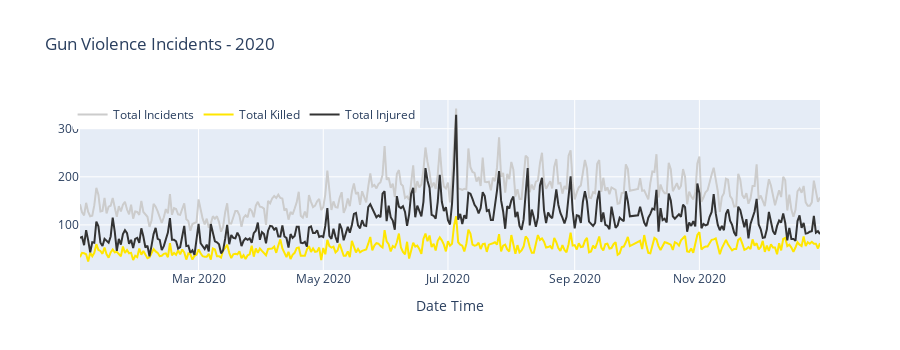

The notebook cell this image was saved under:
### Code cell
temp = df[df['year'] == 2020].groupby('date').agg({'state' : 'count', 'n_killed' : 'sum', 'n_injured' : 'sum'}).reset_index().rename(columns={'state' : 'incidents'})

trace1 = go.Scatter(x = temp.date, y = temp.incidents, name='Total Incidents', mode = "lines", marker = dict(color = '#cccccc'))
trace2 = go.Scatter(x = temp.date, y = temp.n_killed, name="Total Killed", mode = "lines", marker = dict(color = '#ffe600'))
trace3 = go.Scatter(x = temp.date, y = temp.n_injured, name="Total Injured", mode = "lines", marker = dict(color = '#333333'))

data = [trace1, trace2, trace3]
layout = dict(height=350, title = 'Gun Violence Incidents - 2020', legend=dict(orientation="h", x=-.01, y=1), xaxis= dict(title='Date Time', ticklen= 1))
fig = dict(data = data, layout = layout)
iplot(fig)

### Figure 1 — Plotly figure (JSON) as saved in the notebook; plotly's stock layout.template omitted (floating-point values rounded to 4 significant figures; data arrays with more than 128 entries replaced by an {"elided": "..."} marker saying what was removed)
{"data": [{"marker": {"color": "#cccccc"}, "mode": "lines", "name": "Total Incidents", "type": "scatter", "x": {"elided": "360 str values"}, "y": {"elided": "360 int values"}}, {"marker": {"color": "#ffe600"}, "mode": "lines", "name": "Total Killed", "type": "scatter", "x": {"elided": "360 str values"}, "y": {"elided": "360 int values"}}, {"marker": {"color": "#333333"}, "mode": "lines", "name": "Total Injured", "type": "scatter", "x": {"elided": "360 str values"}, "y": {"elided": "360 int values"}}], "layout": {"height": 350, "legend": {"orientation": "h", "x": -0.01, "y": 1}, "title": {"text": "Gun Violence Incidents - 2020"}, "xaxis": {"ticklen": 1, "title": {"text": "Date Time"}}}}
